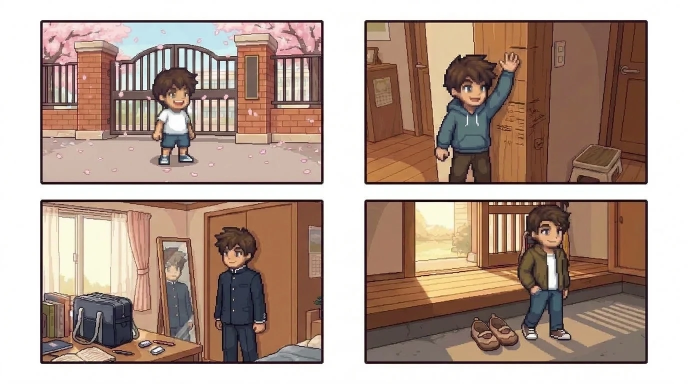
#> input picture assets-src/event-overrides/sheet-cs-son.webp, 1376 x 768 px (shown at 1/2 size)
$ python -i build-event-scenes.py   (imports and definitions only)
#> lines starting #> are read from the running program, lines starting #| are printed output that depends on the picture
"""[예전 방식 — v0.24부터 scripts/build-event-hd.py 사용, 이 스크립트 결과는 게임에서 쓰지 않음]
이벤트 장면 시트 (assets-src/events/event-e01~e21.png, 2×2 패널, 마지막 장은 1패널)
→ src/assets/events/{이벤트ID}_{SON|DAUGHTER}.webp
실행: python3 scripts/build-event-scenes.py SON   (딸 시트는 assets-src/events-daughter/ 에 두고 DAUGHTER)
칸 순서는 scripts/make-event-scene-requests.py 의 장면 목록 순서 그대로."""
import os, re, sys
import numpy as np
from PIL import Image, ImageEnhance

# 밝기 보정: 원본이 전체적으로 어두워서 중간 톤을 끌어올림 (감마 0.8, 하이라이트는 거의 그대로) + 채도 살짝
_LUT = [round(255 * (i / 255) ** 0.8) for i in range(256)] * 3


def brighten(im):
    return ImageEnhance.Color(im.convert('RGB').point(_LUT)).enhance(1.06)

GENDER = sys.argv[1] if len(sys.argv) > 1 else 'SON'
SRC = 'assets-src/events' if GENDER == 'SON' else 'assets-src/events-daughter'
OUT = 'src/assets/events'
W = 1000  # 이보다 크면 줄임 (원본 해상도 유지)

# [2 lines not run here, left out]
# [1 line that did not run here, left out]


def span(v, frac):
    idx = np.where(v > frac)[0]
    return (idx.min(), idx.max() + 1) if len(idx) else None


def cut(img, y0, y1, x0, x1, frac=0.6):
    sub = ((765 - img[y0:y1, x0:x1].sum(axis=2)) > 45)
    ys, xs = span(sub.mean(axis=1), frac), span(sub.mean(axis=0), frac)
    if not ys or not xs:
        return None
    inset = 5
    return (x0 + xs[0] + inset, y0 + ys[0] + inset, x0 + xs[1] - inset, y0 + ys[1] - inset)


# [1 line not run here, left out]
done = 0
# [18 lines not run here, left out]
# 다시 받은 장면: assets-src/event-overrides/sheet-*.webp 의 지정 칸으로 덮어쓰기
OVERRIDES = {
    # 파일: [(칸 번호 0~3, 장면 ID), ...]  칸 번호: 0 왼위 1 오른위 2 왼아래 3 오른아래
    'SON': {'assets-src/event-overrides/sheet-cs-son.webp': [(0, 'CS_SCHOOL')]},
    'DAUGHTER': {'assets-src/event-overrides/sheet-cs-daughter.webp': [(0, 'CS_SCHOOL')]},
}
# [15 lines not run here, left out]

>>> from PIL import Image
>>> picture = Image.open('../assets-src/event-overrides/sheet-cs-son.webp')
#> picture is the input picture: PIL image 1376x768 RGB; mean R, G, B 179, 156.7, 144.6
>>> result = brighten(picture)
#> in brighten, `return ImageEnhance.Color(im.convert('RGB').point(_LUT)).enhance(1.06)`:
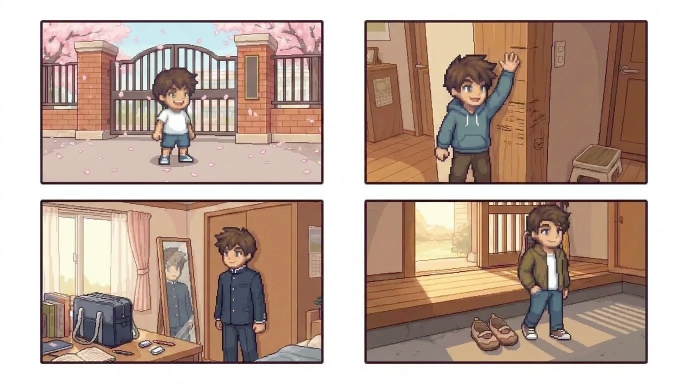
#> returned value: PIL image 1376x768 RGB (shown at 1/2 size); mean R, G, B 189.8, 167.7, 155.4
